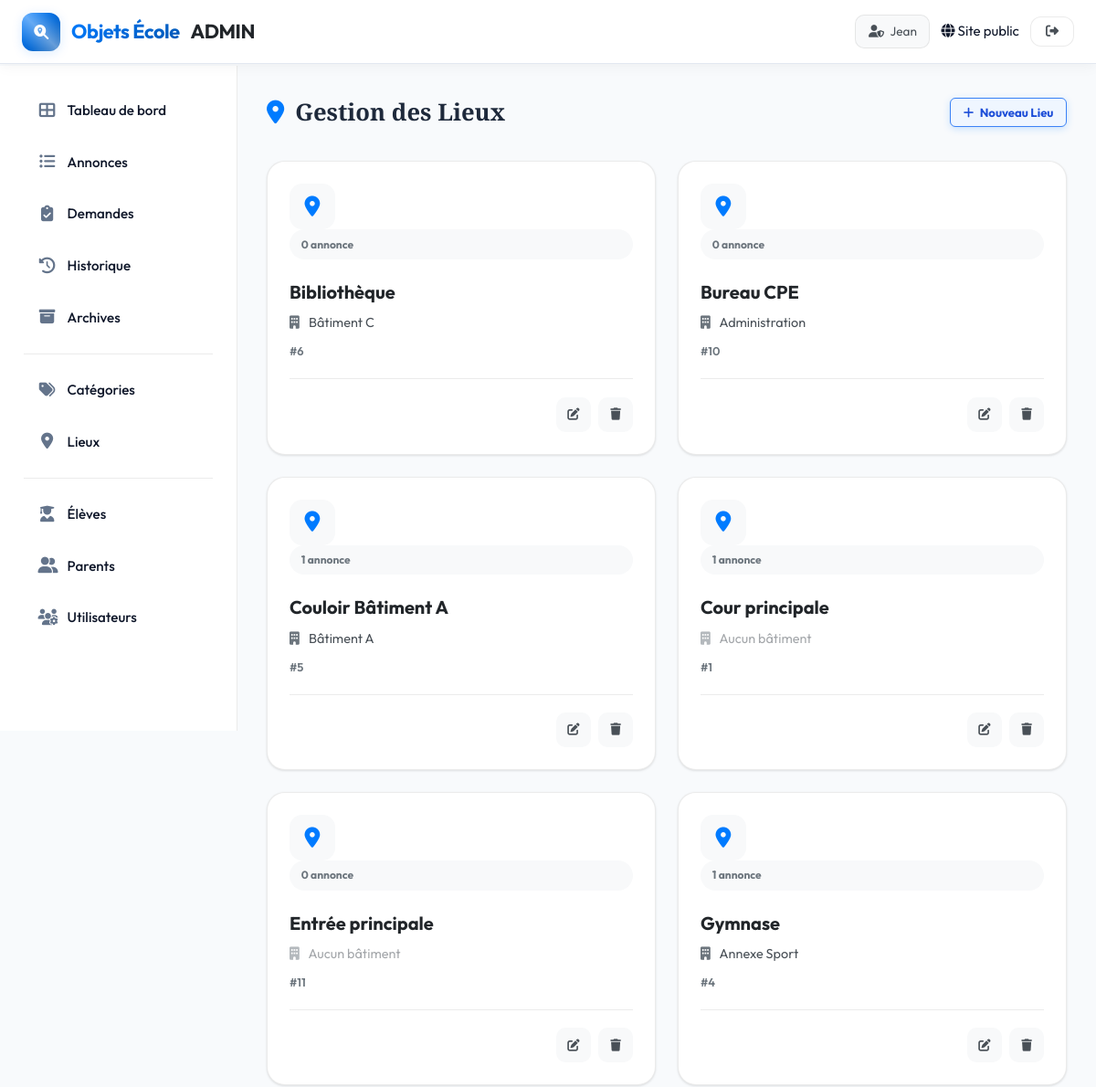
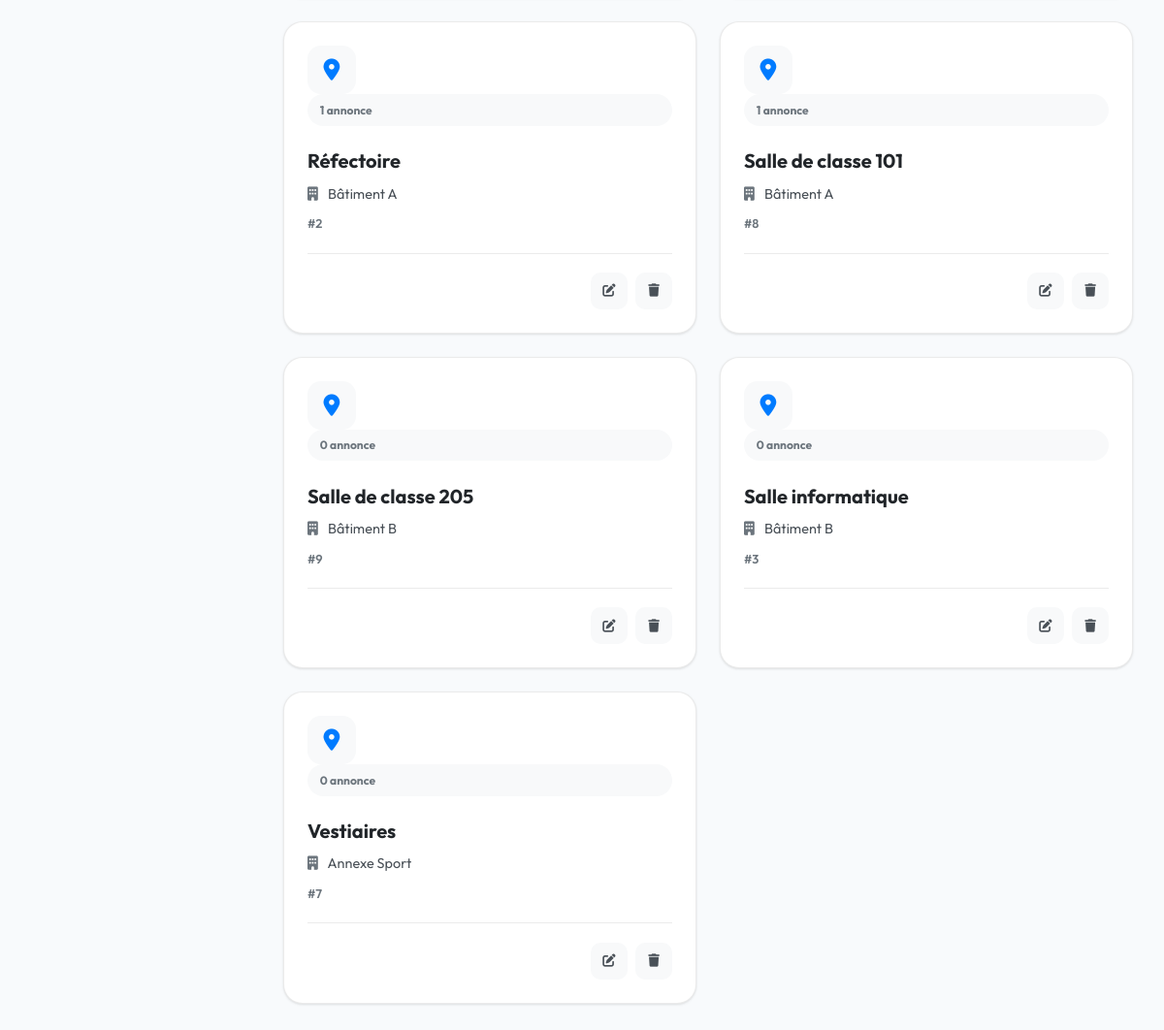
Screenshot of /admin/lieux.php (signed in) with the database file from the repository (2 pictures, top to bottom).
### tables this page shows
CREATE TABLE utilisateurs (
    id INT AUTO_INCREMENT PRIMARY KEY,
    login VARCHAR(100) UNIQUE NOT NULL,
    mot_de_passe_hash VARCHAR(255) NOT NULL,
    role ENUM('admin','personnel','parent') NOT NULL DEFAULT 'parent',
    nom VARCHAR(100) NOT NULL,
    prenom VARCHAR(100) NOT NULL,
    email VARCHAR(150),
    tel VARCHAR(20),
    cin VARCHAR(30),
    actif TINYINT(1) DEFAULT 1,
    date_creation TIMESTAMP DEFAULT CURRENT_TIMESTAMP
);

CREATE TABLE lieux (
    id INT AUTO_INCREMENT PRIMARY KEY,
    nom VARCHAR(150) NOT NULL,
    batiment VARCHAR(100),
    date_creation TIMESTAMP DEFAULT CURRENT_TIMESTAMP
);

### includes/functions.php (called while the page is built, shortened)
<?php
function url(string $path): string {
    return BASE_URL . '/' . ltrim($path, '/');
}

### includes/auth.php (called while the page is built, shortened)
<?php
function getCurrentUser(): ?array {
    $pdo = getDB();
    $stmt = $pdo->prepare("SELECT * FROM utilisateurs WHERE id = ? AND actif = 1");
    $stmt->execute([$_SESSION['user_id']]);
    return $stmt->fetch() ?: null;
}
function clean(string $str): string {
    return htmlspecialchars(trim($str), ENT_QUOTES, 'UTF-8');
}

### admin/lieux.php (the view, shortened to what this page needs)
<?php
$active_page = 'lieux';
require_once __DIR__ . '/../includes/admin_header.php';
$lieux = $pdo->query("SELECT l.*, COUNT(a.id) AS nb FROM lieux l LEFT JOIN annonces a ON a.lieu_id=l.id GROUP BY l.id ORDER BY l.nom")->fetchAll();
?>
<div class="vue-ensemble-header">
  <div class="vue-ensemble-title" style="text-transform:none; font-size:1.6rem; font-weight:700;">
    <i class="fas fa-map-marker-alt" style="color:var(--accent);"></i> Gestion des Lieux
  </div>
  <button onclick="document.getElementById('addForm').style.display='block'; this.style.display='none'" class="btn-action blue btn-new-location">
    <i class="fas fa-plus"></i> Nouveau Lieu
  </button>
</div>
      <div class="location-grid">
        <?php foreach ($lieux as $l): ?>
        <div class="location-card" id="card-<?= $l['id'] ?>">
          <div class="location-card-header">
            <div class="location-icon-wrapper">
              <i class="fas fa-map-marker-alt"></i>
            </div>
            <div class="location-badge">
              <?= (int)$l['nb'] ?> annonce<?= $l['nb']>1?'s':'' ?>
            </div>
          </div>
          <div class="location-card-body">
            <h3 class="location-name"><?= clean($l['nom']) ?></h3>
            <div class="location-meta">
              <?php if ($l['batiment']): ?>
              <span><i class="fas fa-building"></i> <?= clean($l['batiment']) ?></span>
              <?php else: ?>
              <span style="opacity:0.5;"><i class="fas fa-building"></i> Aucun bâtiment</span>
              <?php endif; ?>
            </div>
            <span class="location-id">#<?= $l['id'] ?></span>
          </div>
          <div class="location-card-actions">
            <button onclick="toggleEdit(<?= $l['id'] ?>)" class="btn-action-icon edit" title="Modifier le nom">
              <i class="fas fa-edit"></i>
            </button>
            <?php if ($admin_user['role']==='admin'): ?>
            <form method="POST" onsubmit="return confirm('Supprimer définitivement ce lieu ?')" style="margin:0;">
              <button type="submit" class="btn-action-icon delete" title="Supprimer">
                <i class="fas fa-trash"></i>
              </button>
            </form>
            <?php endif; ?>
          </div>
        </div>
        <?php endforeach; ?>
      </div>
      </div>
<?php require_once __DIR__ . '/../includes/admin_footer.php'; ?>

### includes/admin_header.php (shortened to what this page needs)
<?php
require_once __DIR__ . '/auth.php';
$admin_user = getCurrentUser();
?>
<!DOCTYPE html>
<html lang="fr">
<head>
  <link rel="stylesheet" href="<?= url('public/css/style.css') ?>">
  <link rel="stylesheet" href="https://cdnjs.cloudflare.com/ajax/libs/font-awesome/6.5.0/css/all.min.css">
</head>
<body class="admin-body">
  <nav class="navbar admin-navbar">
    <div class="nav-inner">
      <a href="<?= url('admin/index.php') ?>" class="logo">
        <span class="logo-icon"><i class="fas fa-search-location"></i></span>
        <strong>Objets École</strong> <span>ADMIN</span>
      </a>
      <div class="nav-actions">
        <div class="user-badge">
          <i class="fas fa-user-shield"></i>
          <span><?= clean($admin_user['prenom']) ?></span>
        </div>
        <a href="<?= url('index.php') ?>" class="btn-outline">
          <i class="fas fa-globe"></i> Site public
        </a>
        <a href="<?= url('logout.php') ?>" class="btn-logout" title="Déconnexion">
          <i class="fas fa-sign-out-alt"></i>
        </a>
      </div>
    </div>
  </nav>
  <div class="admin-layout">
    <aside class="admin-sidebar">
      <nav class="sidebar-nav">
        <a href="<?= url('admin/index.php') ?>" class="sidebar-link <?= $active_page === 'dashboard' ? 'active' : '' ?>">
          <i class="fas fa-th-large"></i> Tableau de bord
        </a>
        <a href="<?= url('admin/annonces.php') ?>" class="sidebar-link <?= strpos($active_page, 'annonces') !== false ? 'active' : '' ?>">
          <i class="fas fa-list-ul"></i> Annonces
        </a>
        <a href="<?= url('admin/demandes.php') ?>" class="sidebar-link <?= $active_page === 'demandes' ? 'active' : '' ?>">
          <i class="fas fa-clipboard-check"></i> Demandes
        </a>
        <a href="<?= url('admin/historique.php') ?>" class="sidebar-link <?= $active_page === 'historique' ? 'active' : '' ?>">
          <i class="fas fa-history"></i> Historique
        </a>
        <a href="<?= url('admin/archives.php') ?>" class="sidebar-link <?= $active_page === 'archives' ? 'active' : '' ?>">
          <i class="fas fa-archive"></i> Archives
        </a>
        <div class="nav-divider" style="height:1px; background:var(--border); margin:0.5rem 0;"></div>
        <a href="<?= url('admin/categories.php') ?>" class="sidebar-link <?= $active_page === 'categories' ? 'active' : '' ?>">
          <i class="fas fa-tags"></i> Catégories
        </a>
        <a href="<?= url('admin/lieux.php') ?>" class="sidebar-link <?= $active_page === 'lieux.php' ? 'active' : '' ?>">
          <i class="fas fa-map-marker-alt"></i> Lieux
        </a>
        <div class="nav-divider" style="height:1px; background:var(--border); margin:0.5rem 0;"></div>
        <a href="<?= url('admin/eleves.php') ?>" class="sidebar-link <?= $active_page === 'eleves' ? 'active' : '' ?>">
          <i class="fas fa-user-graduate"></i> Élèves
        </a>
        <a href="<?= url('admin/parents.php') ?>" class="sidebar-link <?= $active_page === 'parents' ? 'active' : '' ?>">
          <i class="fas fa-user-friends"></i> Parents
        </a>
        <?php if ($admin_user['role'] === 'admin'): ?>
          <a href="<?= url('admin/utilisateurs.php') ?>" class="sidebar-link <?= $active_page === 'utilisateurs' ? 'active' : '' ?>">
            <i class="fas fa-users-cog"></i> Utilisateurs
          </a>
        <?php endif; ?>
      </nav>
    </aside>
    <div class="admin-content">

### admin/lieux.php (style rules this page uses)
.location-grid { display: grid; grid-template-columns: repeat(auto-fill, minmax(300px, 1fr)); gap: 1.5rem; margin-top: 1rem; }
.location-card { background: white; border-radius: 20px; padding: 1.5rem; border: 1px solid var(--border); box-shadow: var(--shadow-sm); transition: all 0.3s ease; position: relative; overflow: hidden; display: flex; flex-direction: column; gap: 1.2rem; }
.location-icon-wrapper { display: flex; justify-content: space-between; align-items: flex-start; }
.location-icon-wrapper { width: 50px; height: 50px; background: var(--bg2); border-radius: 14px; display: flex; align-items: center; justify-content: center; font-size: 1.4rem; color: var(--accent); transition: all 0.3s ease; }
.location-badge { background: var(--bg2); color: var(--text3); font-size: 0.75rem; font-weight: 700; padding: 0.4rem 0.8rem; border-radius: 20px; }
.location-name { margin: 0 0 0.4rem 0; font-size: 1.25rem; font-weight: 700; color: var(--text); }
.location-meta { display: flex; flex-direction: column; gap: 0.3rem; font-size: 0.9rem; color: var(--text2); }
.location-meta i { width: 18px; color: var(--text3); }
.location-id { display: block; margin-top: 0.5rem; font-size: 0.8rem; color: var(--text3); font-weight: 600; }
.location-card-actions { display: flex; gap: 0.5rem; justify-content: flex-end; border-top: 1px solid var(--border); padding-top: 1.2rem; }
.btn-action-icon { width: 38px; height: 38px; border-radius: 10px; border: none; display: flex; align-items: center; justify-content: center; cursor: pointer; transition: all 0.2s; background: var(--bg2); color: var(--text2); }

### rows the page displays
utilisateurs: prenom "Jean"
lieux: nb "0", nom "Bibliothèque", batiment "Bâtiment C", id "6"
lieux: nb "0", nom "Bureau CPE", batiment "Administration", id "10"
lieux: nb "1", nom "Couloir Bâtiment A", batiment "Bâtiment A", id "5"
lieux: nb "1", nom "Cour principale", shows "Aucun bâtiment", id "1"
lieux: nb "0", nom "Entrée principale", shows "Aucun bâtiment", id "11"
lieux: nb "1", nom "Gymnase", batiment "Annexe Sport", id "4"
lieux: nb "1", nom "Réfectoire", batiment "Bâtiment A", id "2"
lieux: nb "1", nom "Salle de classe 101", batiment "Bâtiment A", id "8"
lieux: nb "0", nom "Salle de classe 205", batiment "Bâtiment B", id "9"
lieux: nb "0", nom "Salle informatique", batiment "Bâtiment B", id "3"
lieux: nb "0", nom "Vestiaires", batiment "Annexe Sport", id "7"
